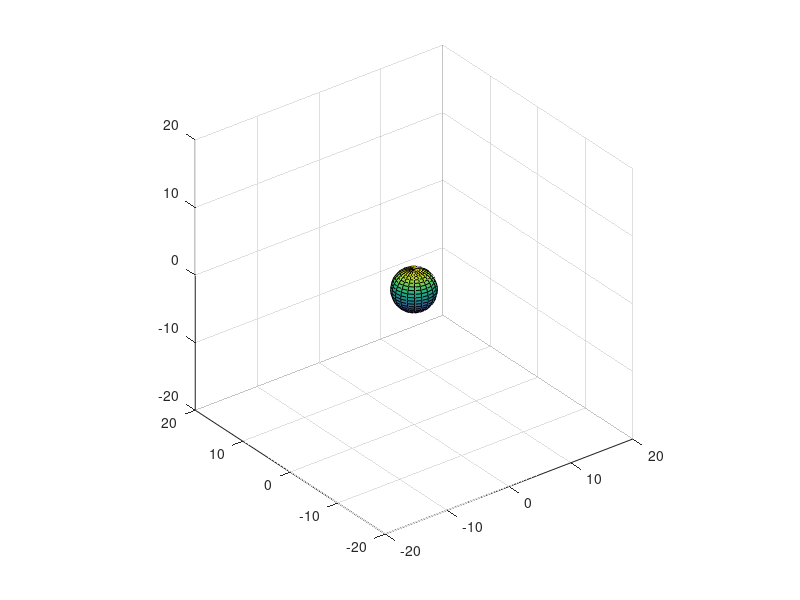

The MATLAB script that drew this image: (Note: this script raises an error after producing the figure.)
function [xTranslation, yTranslation, zTranslation] = problem3

% generate the figure window and axes
myAxes = axes('xlim',[-20 20],'ylim',[-20 20], 'zlim',[-20 20]);
view(3)
grid on;
axis equal;
hold on 

% generate sphere
[xsphere, ysphere, zsphere] = sphere;

% 3-D Animation
%+x, +y, -x, +z, +x, -y, -x
xTranslation = [-10 10 0 -10 0 10 0 -10];
yTranslation = [-10 0 10 0 0 0 -1 0];
zTranslation = [-10 0 0 0 10 0 0 0];

shape = surface(xsphere*3, ysphere*3, zsphere*3);
combinedObject = hgtransform('parent',myAxes);
set(shape,'parent',combinedObject);

for i = 1:length(xTranslation)
    translation = makehgtform('translate', [xTranslation(i) yTranslation(i) zTranslation(i)] );
    
    % Combining the individual transformation
    set(combinedObject,'matrix',translation);
    pause(.5)
    hold on
end

end